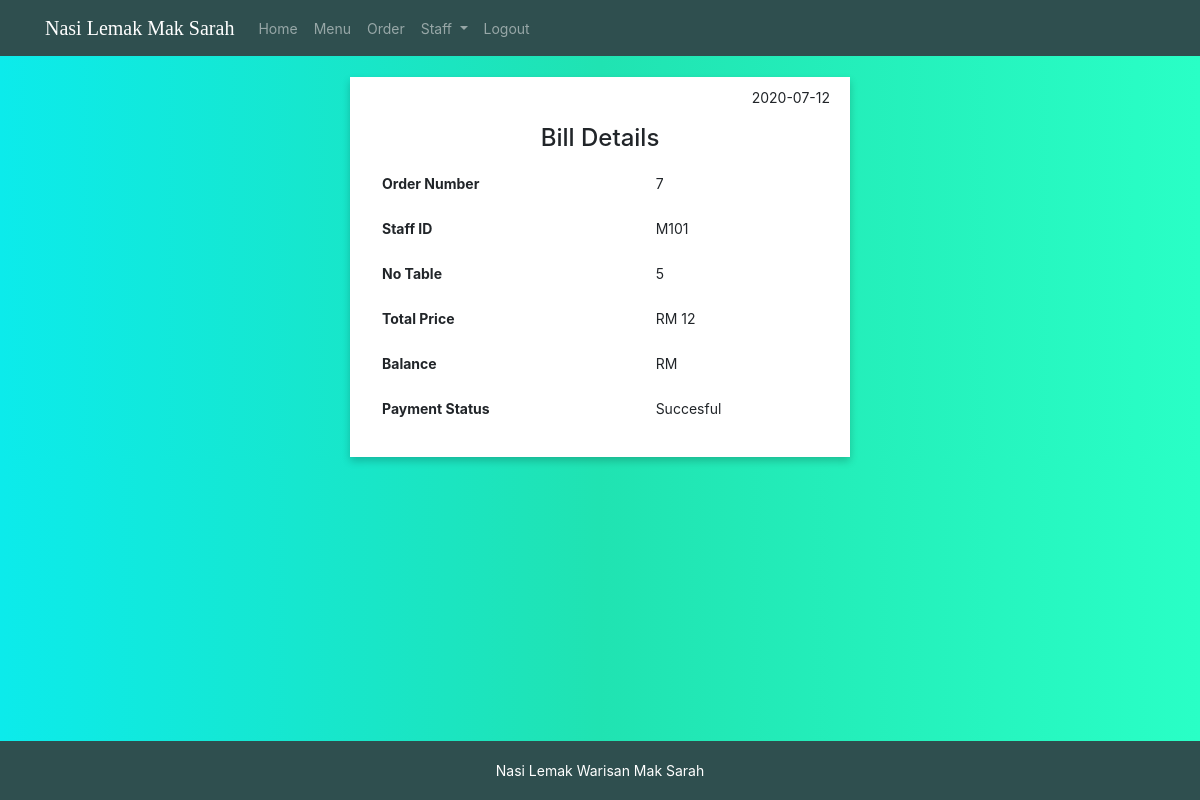
Screenshot of /nlms/Bill.php with the database file from the repository.
### tables this page shows
CREATE TABLE `order` (
  `OrderNo` int(11) NOT NULL,
  `NoTable` int(2) NOT NULL,
  `OrderDate` date NOT NULL,
  `TotalPrice` double NOT NULL,
  `PaymentStatus` varchar(30) NOT NULL,
  `StaffID` varchar(6) NOT NULL
);

### nlms/Bill.php (the view, shortened to what this page needs)
<!doctype html>
<html lang="en">
  <head>
    <link rel="stylesheet" href="https://stackpath.bootstrapcdn.com/bootstrap/4.5.0/css/bootstrap.min.css">
    <link rel="stylesheet" href="css/global.css">
  </head>
  <body>
    <header>
        <?php
			if( $_SESSION['position']='manager'){
				include 'navigationManager.php';
			}
			else{
				include 'navigation.php';
			}
		?>
    </header>
	<?php
		$sql="SELECT * FROM `order` WHERE OrderNo = (SELECT MAX(OrderNo) FROM `order`)";
		$result = $conn->query($sql);
		if ($result->num_rows > 0){
			while($row = $result->fetch_assoc()){
				$OrderNo = $row['OrderNo'];
				$NoTable = $row['NoTable'];
				$OrderDate = $row['OrderDate'];
				$TotalPrice = $row['TotalPrice'];
				$Status = $row['PaymentStatus'];
				$StaffID = $row['StaffID'];
			}
		}
		$Balance = $_SESSION['balance'];
	?>
    <div class="container">
		<br>
		<div class="bill ">
			<p style="text-align:right"><?php echo $OrderDate ?></p>
			<h4 style="text-align:center">Bill Details</h4>
			<table class="table table-borderless">
			<tr >
				<td><b>Order Number</td>
				<td><?php echo $OrderNo ?></td>
			</tr>
			<tr >
				<td><b>Staff ID</td>
				<td><?php echo $StaffID ?></td>
			</tr>
			<tr >
				<td><b>No Table</td>
				<td><?php echo $NoTable?></td>
			</tr>
			<tr >
				<td><b>Total Price</td>
				<td>RM <?php echo $TotalPrice?></td>
			</tr>
			<tr >
				<td><b>Balance</td>
				<td>RM <?php echo $Balance?></td>
			</tr>
			<tr >
				<td><b>Payment Status</td>
				<td><?php echo $Status?></td>
			</tr>
			</table>
		</div>
    </div>
	<footer class="page-footer font-small blue ">
		<div class="footer-copyright text-center py-3">
			Nasi Lemak Warisan Mak Sarah
		</div>
	</footer>
  </body>
</html>

### nlms/css/global.css (style rules this page uses)
body { margin:0; font-size: 14px; background:#0cebeb; background: -webkit-linear-gradient(right,#29ffc6, #20e3b2, #0cebeb); background: -o-linear-gradient(right,#29ffc6, #20e3b2, #0cebeb); background: -moz-linear-gradient(right,#29ffc6, #20e3b2, #0cebeb); background: linear-gradient(right, #29ffc6, #20e3b2, #0cebeb); }

### nlms/Bill.php (style rules this page uses)
footer { width:100%; text-align: center; padding: 3px; background-color: darkslategrey; color: white; bottom: 0px; position:fixed; }
.bill { padding:10px 20px; background-color: #fff; box-shadow: 0 4px 8px 0 rgba(0, 0, 0, 0.2); max-width: 500px; margin: auto; }

### rows the page displays
order: OrderDate "2020-07-12", OrderNo "7", StaffID "M101", NoTable "5", TotalPrice "12", PaymentStatus "Succesful"
